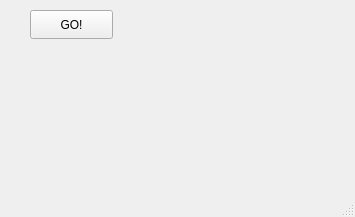
<?xml version="1.0" encoding="UTF-8"?>
<ui version="4.0">
 <class>MainWindow</class>
 <widget class="QMainWindow" name="MainWindow">
  <property name="geometry">
   <rect>
    <x>0</x>
    <y>0</y>
    <width>355</width>
    <height>217</height>
   </rect>
  </property>
  <property name="windowTitle">
   <string>MainWindow</string>
  </property>
  <widget class="QWidget" name="centralwidget">
   <widget class="QPushButton" name="btnGo">
    <property name="geometry">
     <rect>
      <x>30</x>
      <y>10</y>
      <width>83</width>
      <height>29</height>
     </rect>
    </property>
    <property name="text">
     <string>GO!</string>
    </property>
   </widget>
  </widget>
  <widget class="QMenuBar" name="menubar">
   <property name="geometry">
    <rect>
     <x>0</x>
     <y>0</y>
     <width>355</width>
     <height>25</height>
    </rect>
   </property>
  </widget>
  <widget class="QStatusBar" name="statusbar"/>
 </widget>
 <resources/>
 <connections/>
</ui>
